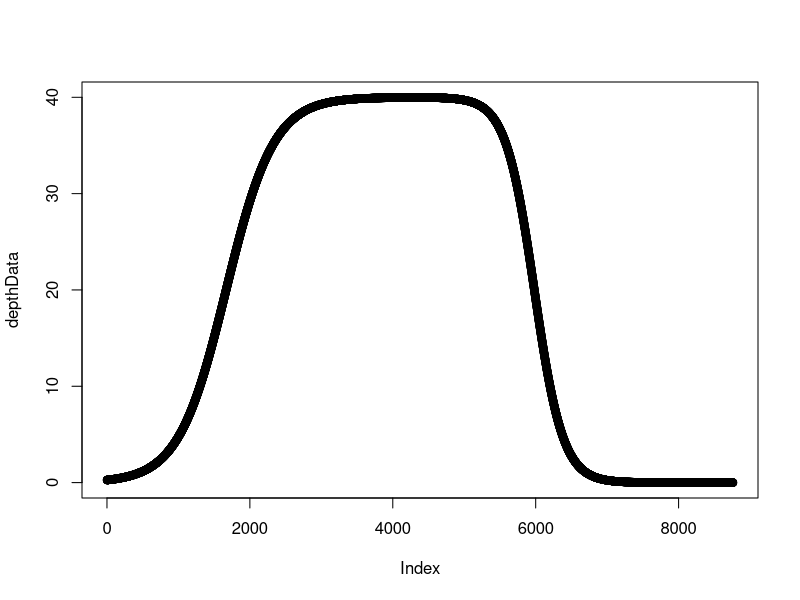
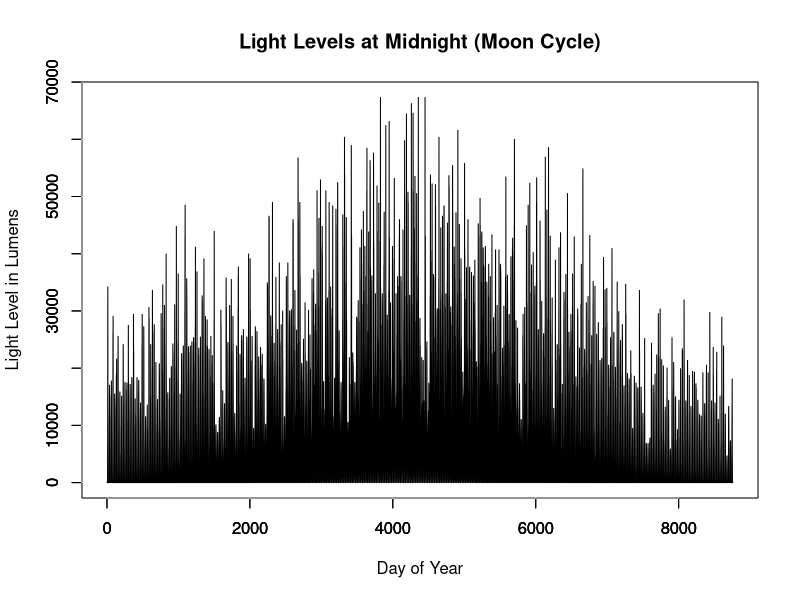
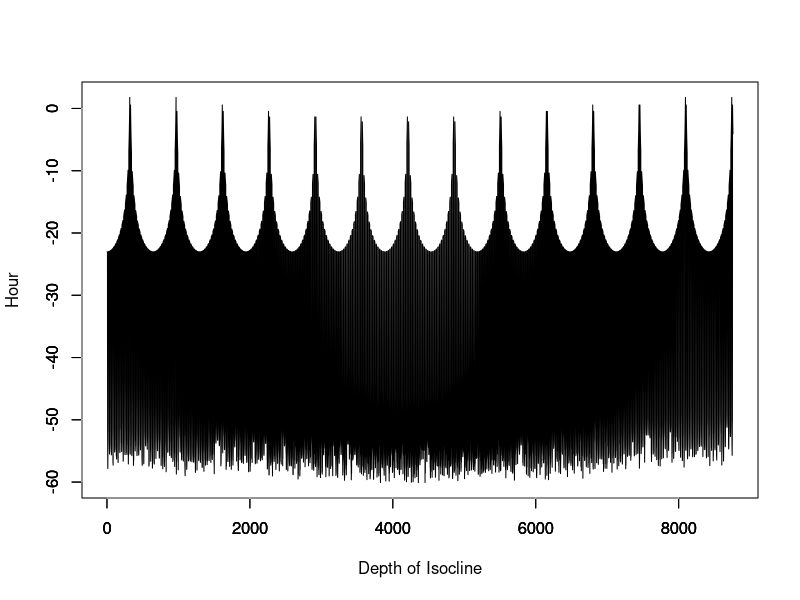

R code for these plots, in order: (Note: this script raises an error after producing the figures.)
setwd("/Users/Nick/mysisModeling")
#This script contains the model for determining the extent of migration. 
#Be warned that it spits out lots of files and is meant to be run piece by piece (or not, but youll muck up your directory)

#Let's bring in the thermocline depth data
#---------------------------------------------------------------------------------------------
#Bringing in outside data: 
#---------------------------------------------------------------------------------------------
depthData = read.csv("data/Depth_Thermocline_Hour.csv")$dist

plot(depthData) #Just check to make sure the data is in properly. 

#---------------------------------------------------------------------------------------------
#Depth of light threshold function: 
#---------------------------------------------------------------------------------------------
lightDepth = function(surfaceLight){
  
  #First we will set constants. These will most likely be toggled.
  k   = 0.3  #extinction coefficient
  I_x = 0.001 #Mysis light threshold (paper quotes between 10^-2 and 10^-4)
  
  distance = (1/k) * (log(surfaceLight) - log(I_x))
  return(distance)
}

# 
# #Days vector for a year
# days = 1:365
# 
# #Nightime light level in lux
# lightLevel = NULL
# 
# for (day in days){
#   cyclePoint = day %% 27
#   lightLevel = c(lightLevel, 0.5 * cos((1/27)* 2*pi * cyclePoint ) + .5)
# }

#
#Bring in data from solarData.r! 
#

lightData = read.csv("data/light_day_moon_hour.csv_hour.csv")$x
hours = 1:(365*24)
  
  #Check to see if this is functional
plot(hours, lightData, type = "l",
       main = "Light Levels at Midnight (Moon Cycle)",
       xlab = "Day of Year",
       ylab = "Light Level in Lumens")
  axis(side = 1)
  axis(side = 1, col = "white", tcl = 0)
  axis(side = 2)
  axis(side = 2, col = "white", tcl = 0)


#Now we will run our light depth function over this: 
isocline = NULL
for (hour in lightData){
  if (hour == 0){
    isocline = c(isocline, 0) #logs dont play nice with 0s
  } else {
    isocline = c(isocline, lightDepth(hour))
  }
}
#Check to see if this is functional
plot(-isocline, type = "l",
                xlab = "Depth of Isocline",
                ylab = "Hour")
axis(side = 1)
axis(side = 1, col = "white", tcl = 0)
axis(side = 2)
axis(side = 2, col = "white", tcl = 0)

#Now that we like the data let's save it for later consumption.
#write.csv(isocline, "data/Depth_MoonLight_Day.csv", row.names=FALSE)

#Now let's grab some of our depth data real quick: 
smallDepthData = NULL
for (i in seq(1,24*365, 24)){
  smallDepthData = c(smallDepthData, depthData[i])
}

depthLimit = NULL
for (i in 1:365){
  if (smallDepthData[i] > isocline[i]){
    depthLimit = c(depthLimit, smallDepthData[i])
  } else {
    depthLimit = c(depthLimit, isocline[i])
  }
}

#write.csv(depthLimit, "data/Depth_MoonLightThermocline_Day.csv", row.names=FALSE)

#plot it!
plot(days, -depthLimit , type = "l", ylim=c(-100,10),
     main = "Mysis Migration Threshold from Surface",
     ylab = "Depth from Surface", 
     xlab = "Day of Year")
#lines(days, -isocline)
axis(side = 1, at = c(0,50,100,150,200,250,300,350))
axis(side = 1, col = "white", tcl = 0,at = c(0,50,100,150,200,250,300,350))
axis(side = 2)
axis(side = 2, col = "white", tcl = 0)
polygon(c(-15,-15,380,380),c(-120,0,0,-120),col=rgb(0.1, .5, .85,0.3))

